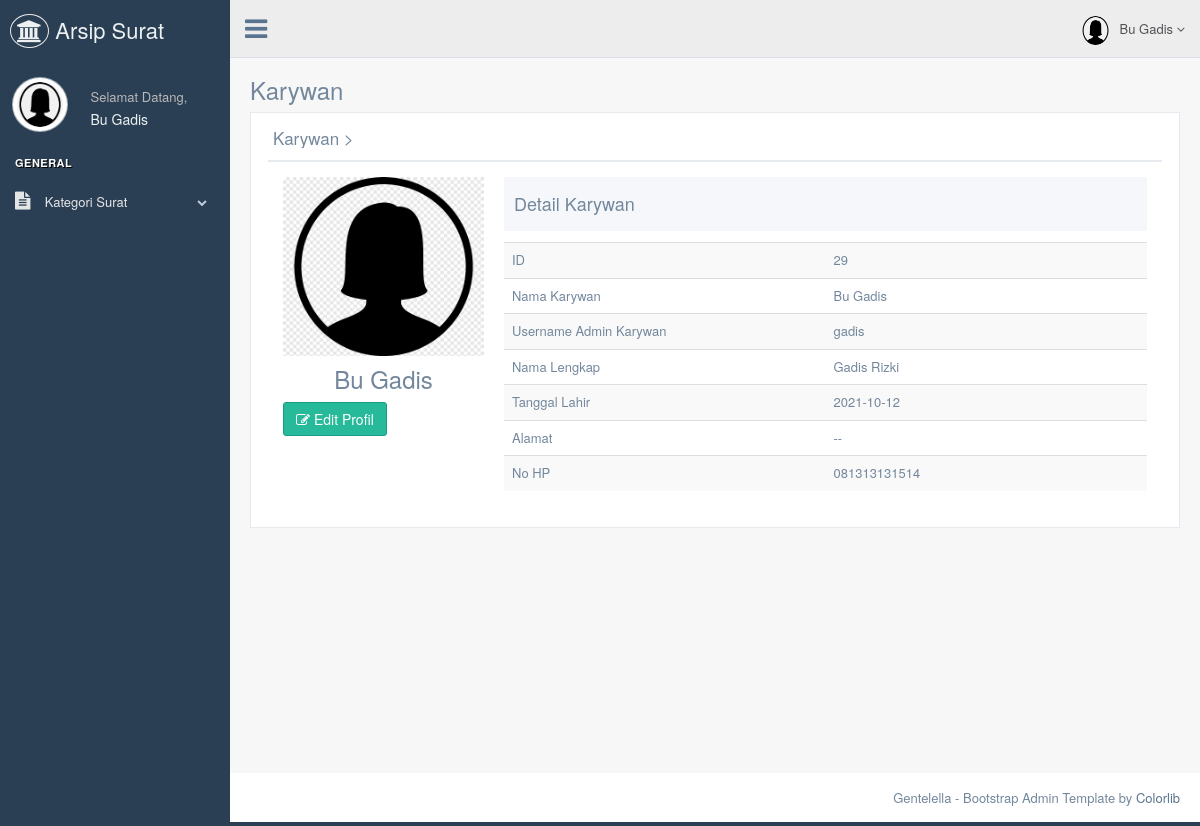
The page /bagian/profile.php (signed in) on the database its author committed.
### tables this page shows
CREATE TABLE `tb_bagian` (
  `id_bagian` int(11) NOT NULL,
  `nama_bagian` varchar(120) NOT NULL,
  `username_admin_bagian` varchar(50) NOT NULL,
  `password_bagian` varchar(50) NOT NULL,
  `nama_lengkap` varchar(70) NOT NULL,
  `tanggal_lahir_bagian` date NOT NULL,
  `alamat` text NOT NULL,
  `no_hp_bagian` varchar(12) NOT NULL,
  `gambar` varchar(255) NOT NULL
);

### bagian/profile.php (the view, shortened to what this page needs)
<!DOCTYPE html>
<html lang="en">
  <head>
    <link href="../assets/vendors/bootstrap/dist/css/bootstrap.min.css" rel="stylesheet">
    <link href="../assets/vendors/font-awesome/css/font-awesome.min.css" rel="stylesheet">
    <link href="../assets/vendors/nprogress/nprogress.css" rel="stylesheet">
    <link href="../assets/vendors/iCheck/skins/flat/green.css" rel="stylesheet">
    <link href="../assets/vendors/google-code-prettify/bin/prettify.min.css" rel="stylesheet">
    <link href="../assets/vendors/select2/dist/css/select2.min.css" rel="stylesheet">
    <link href="../assets/vendors/switchery/dist/switchery.min.css" rel="stylesheet">
    <link href="../assets/vendors/bootstrap-daterangepicker/daterangepicker.css" rel="stylesheet">
    <link href="../assets/vendors/bootstrap-datetimepicker/build/css/bootstrap-datetimepicker.css" rel="stylesheet">
    <link href="../assets/vendors/starrr/dist/starrr.css" rel="stylesheet">
    <link href="../assets/vendors/bootstrap-daterangepicker/daterangepicker.css" rel="stylesheet">
    <link href="../assets/build/css/custom.min.css" rel="stylesheet">
  </head>
  <body class="nav-md">
    <div class="container body">
      <div class="main_container">
        <?php
        include("sidebarmenu.php");
        ?>
        <?php
        include("header.php");
        ?>
        <div class="right_col" role="main">
          <div class="">
            <div class="page-title">
              <div class="title_left">
                <h3>Karywan</h3>
              </div>
            </div>
            <div class="clearfix"></div>
            <div class="row">
              <div class="col-md-12 col-sm-12 col-xs-12">
                <div class="x_panel">
                  <div class="x_title">
                    <h2>Karywan ><small>Profil Karywan</small></h2>
                    <div class="clearfix"></div>
                  </div>
                          <?php include '../koneksi/koneksi.php';
                          $sql  		= "SELECT * FROM tb_bagian where id_bagian='".$_SESSION['id']."'";
                          $query  	= mysqli_query($db, $sql);
                          $data 		= mysqli_fetch_array($query);?>
                  <div class="x_content">
                    <div class="col-md-3 col-sm-3 col-xs-12 profile_left">
                      <div class="profile_img">
                        <div id="crop-avatar">
                          <img class="img-responsive avatar-view" src="images/<?php echo $data['gambar'];?>" alt="Avatar" title="Change the avatar">
                        </div>
                      </div>
                      <h3 align="center"><?php echo $data['nama_bagian']?></h3>
                       <a href="editprofile.php"><button type="button" class="btn btn-success"><i class="fa fa-edit m-right-xs"></i> Edit Profil</button></a>
                      <br />
                    </div>
                    <div class="col-md-9 col-sm-9 col-xs-12">
                      <div class="profile_title">
                        <div class="col-md-6">
                          <h2>Detail Karywan </h2>
                        </div>
                      </div>
                      <div class="x_content">
                    </div>
                    <table class="table table-striped">
                      <tbody>
                        <tr>
                          <td width="50%">ID</td>
                          <td><?php echo $data['id_bagian']?></td>
                        </tr>
                        <tr>
                          <td>Nama Karywan</td>
                          <td><?php echo $data['nama_bagian']?></td>
                        </tr>
                        <tr>
                          <td>Username Admin Karywan</td>
                          <td><?php echo $data['username_admin_bagian']?></td>
                        </tr>
                        <tr>
                          <td>Nama Lengkap</td>
                          <td><?php echo $data['nama_lengkap']?></td>
                        </tr>
                        <tr>
                          <td>Tanggal Lahir</td>
                          <td><?php echo $data['tanggal_lahir_bagian']?></td>
                        </tr>
                        <tr>
                          <td>Alamat</td>
                          <td><?php echo $data['alamat']?></td>
                        </tr>
                           <tr>
                          <td>No HP</td>
                          <td><?php echo $data['no_hp_bagian']?></td>
                        </tr>
                      </tbody>
                    </table>
                  </div>
                    </div>
                  </div>
                </div>
              </div>
            </div>
          </div>
        </div>
        <footer>
          <div class="pull-right">
            Gentelella - Bootstrap Admin Template by <a href="https://colorlib.com">Colorlib</a>
          </div>
          <div class="clearfix"></div>
        </footer>
      </div>
  </body>
</html>

### bagian/sidebarmenu.php (shortened to what this page needs)
<?php
	 include '../koneksi/koneksi.php';
			$sql  		= "SELECT * FROM tb_bagian where id_bagian='".$_SESSION['id']."'";
			$query  	= mysqli_query($db, $sql);
			$data 		= mysqli_fetch_array($query);
?>
        <div class="col-md-3 left_col">
          <div class="left_col scroll-view">
            <div class="navbar nav_title" style="border: 0;">
              <a href="index.php" class="site_title"><i class="fa fa-institution"></i> <span> Arsip Surat</span></a>
            </div>
            <div class="profile clearfix">
              <div class="profile_pic">
                <img src="images/<?php echo $data['gambar']; ?>"  height="55" width="55" alt="" class="img-circle profile_img">
              </div>
              <div class="profile_info">
                <span>Selamat Datang,</span>
                <h2><?php echo $_SESSION['nama'];?></h2>
              </div>
            </div>
            <br />
            <div id="sidebar-menu" class="main_menu_side hidden-print main_menu">
              <div class="menu_section">
                <h3>General</h3>
                <ul class="nav side-menu">
                  <li><a><i class="fa fa-file-text"></i> Kategori Surat <span class="fa fa-chevron-down"></span></a>
                  </li>
                 </ul>
              </div>
            </div>
          </div>
        </div>

### bagian/header.php (shortened to what this page needs)
<?php
include '../koneksi/koneksi.php';
$sql  		= "SELECT * FROM tb_bagian where id_bagian='".$_SESSION['id']."'";
$query  	= mysqli_query($db, $sql);
$data 		= mysqli_fetch_array($query);
?>
        <div class="top_nav">
          <div class="nav_menu">
            <nav>
              <div class="nav toggle">
                <a id="menu_toggle"><i class="fa fa-bars"></i></a>
              </div>
              <ul class="nav navbar-nav navbar-right">
                <li class="">
                  <a href="javascript:;" class="user-profile dropdown-toggle" data-toggle="dropdown" aria-expanded="false">
                    <img src="images/<?php echo $data['gambar']; ?>" alt=""><?php echo $_SESSION['nama'];?>
                    <span class=" fa fa-angle-down"></span>
                  </a>
                </li>
              </ul>
            </nav>
          </div>
        </div>

### rows shown on the page
tb_bagian: gambar (picture), nama_bagian "Bu Gadis", id_bagian "29", username_admin_bagian "gadis", nama_lengkap "Gadis Rizki", tanggal_lahir_bagian "2021-10-12", alamat "--", no_hp_bagian "081313131514"

### other values the page prints
$_SESSION['nama'] "Bu Gadis"
